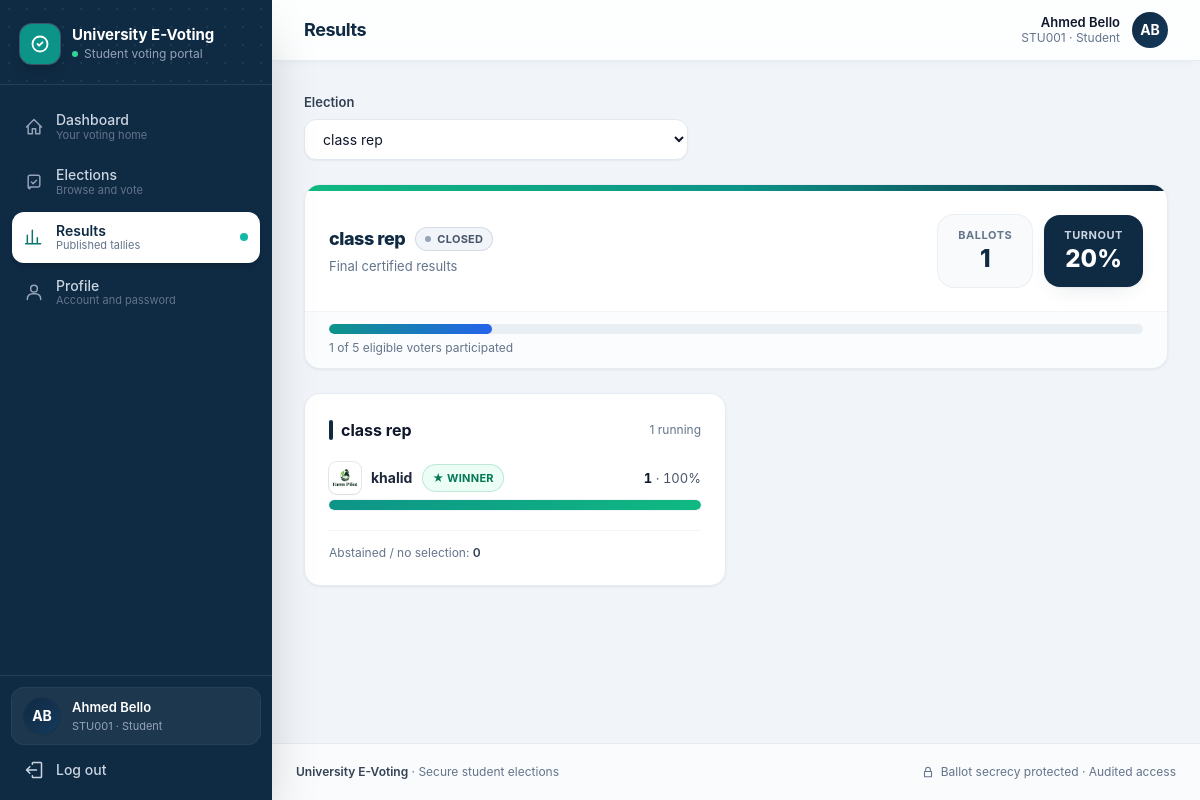
Page /student/results.php (signed in) on the committed database.
### tables this page shows
CREATE TABLE settings (
        name TEXT PRIMARY KEY,
        val TEXT NOT NULL
    );

CREATE TABLE users (
        id INTEGER PRIMARY KEY AUTOINCREMENT,
        student_id TEXT NOT NULL UNIQUE,
        name TEXT NOT NULL,
        email TEXT,
        department TEXT,
        password TEXT NOT NULL,
        role TEXT NOT NULL DEFAULT 'student' CHECK (role IN ('admin','student')),
        status TEXT NOT NULL DEFAULT 'active' CHECK (status IN ('active','inactive')),
        created_at TEXT NOT NULL
    );

CREATE TABLE elections (
        id INTEGER PRIMARY KEY AUTOINCREMENT,
        title TEXT NOT NULL,
        description TEXT,
        start_time TEXT NOT NULL,
        end_time TEXT NOT NULL,
        status TEXT NOT NULL DEFAULT 'DRAFT' CHECK (status IN ('DRAFT','UPCOMING','OPEN','CLOSED')),
        created_at TEXT NOT NULL
    );

CREATE TABLE positions (
        id INTEGER PRIMARY KEY AUTOINCREMENT,
        election_id INTEGER NOT NULL REFERENCES elections(id) ON DELETE CASCADE,
        name TEXT NOT NULL,
        description TEXT
    );

CREATE TABLE candidates (
        id INTEGER PRIMARY KEY AUTOINCREMENT,
        position_id INTEGER NOT NULL REFERENCES positions(id) ON DELETE CASCADE,
        name TEXT NOT NULL,
        student_id TEXT,
        department TEXT,
        faculty TEXT,
        photo TEXT,
        bio TEXT,
        status TEXT NOT NULL DEFAULT 'active' CHECK (status IN ('active','withdrawn'))
    );

### student/results.php (the view, shortened to what the rows shown need)
<?php
require __DIR__ . '/../includes/layout.php';
$u = require_login('student');
$list = student_result_elections();
$id = (int) ($_GET['election'] ?? ($list[0]['id'] ?? 0));
$el = null;
foreach ($list as $x) { if ((int) $x['id'] === $id) $el = $x; }
layout_start('Results', 'results');
if (!$list): ?>
  <div class="card p-8 text-center">
    <p class="font-medium">No results to show yet.</p>
    <p class="mt-1 text-sm text-slate-500">Results are published after an election closes.</p>
  </div>
<?php else: ?>
  <?php if ($el): render_results($el); else: ?>
    <div class="card p-8 text-center text-sm text-slate-500">Results for that election are not available.</div>
  <?php endif;
endif;
layout_end();

### includes/layout.php (shortened to what the rows shown need)
<?php
require_once __DIR__ . '/bootstrap.php';
require_once __DIR__ . '/voting.php';
require_once __DIR__ . '/results.php';
function icon(string $n, string $c = 'h-5 w-5'): string
{
    static $p = [
        'home' => 'M3 12l9-9 9 9M5 10v10h5v-6h4v6h5V10',
        'calendar' => 'M8 3v4m8-4v4M4 10h16M5 5h14a1 1 0 011 1v14a1 1 0 01-1 1H5a1 1 0 01-1-1V6a1 1 0 011-1z',
        'briefcase' => 'M4 8h16v11H4zM9 8V5h6v3M4 13h16',
        'id' => 'M3 5h18v14H3zM7 10h4M7 14h3M15 10h2M15 14h2',
        'users' => 'M16 19v-1a4 4 0 00-4-4H8a4 4 0 00-4 4v1M10 11a3.5 3.5 0 100-7 3.5 3.5 0 000 7zM20 19v-1a4 4 0 00-3-3.9M16 4.2a3.5 3.5 0 010 6.6',
        'user' => 'M12 12a4 4 0 100-8 4 4 0 000 8zM4 21v-1a6 6 0 016-6h4a6 6 0 016 6v1',
        'chart' => 'M4 20V10m6 10V4m6 16v-7m4 7H2',
        'shield' => 'M12 3l8 3v6c0 5-3.5 8-8 9-4.5-1-8-4-8-9V6l8-3zM9 12l2 2 4-4',
        'cog' => 'M4 6h10M18 6h2M4 12h4M12 12h8M4 18h12M20 18h0M14 4v4M8 10v4M16 16v4',
        'logout' => 'M15 12H3m0 0l4-4m-4 4l4 4M10 5V4a1 1 0 011-1h9a1 1 0 011 1v16a1 1 0 01-1 1h-9a1 1 0 01-1-1v-1',
        'check' => 'M9 12l2 2 4-4M21 12a9 9 0 11-18 0 9 9 0 0118 0z',
        'lock' => 'M6 11h12v9H6zM8 11V8a4 4 0 118 0v3',
        'menu' => 'M4 6h16M4 12h16M4 18h16',
        'vote' => 'M9 12l2 2 4-4m-8 8h10a2 2 0 002-2V6a2 2 0 00-2-2H7a2 2 0 00-2 2v12a2 2 0 002 2z',
        'spark' => 'M12 3l1.9 4.6L18.5 9.5l-4.6 1.9L12 16l-1.9-4.6L5.5 9.5l4.6-1.9L12 3zM19 15l.9 2.1L22 18l-2.1.9L19 21l-.9-2.1L16 18l2.1-.9L19 15z',
        'clock' => 'M12 21a9 9 0 100-18 9 9 0 000 18zM12 7v5l3 2',
        'alert' => 'M12 9v4m0 4h.01M10.3 3.9L1.8 18a2 2 0 001.7 3h17a2 2 0 001.7-3L13.7 3.9a2 2 0 00-3.4 0z',
        'info' => 'M12 22a10 10 0 100-20 10 10 0 000 20zM12 16v-4m0-4h.01',
    ];
    return '<svg class="' . $c . '" fill="none" viewBox="0 0 24 24" stroke="currentColor" stroke-width="1.8" stroke-linecap="round" stroke-linejoin="round" aria-hidden="true"><path d="' . ($p[$n] ?? '') . '"/></svg>';
}
function nav_items(string $role): array
{
    return [
        ['student/dashboard.php', 'Dashboard', 'home', 'dashboard', 'Your voting home'],
        ['student/election.php', 'Elections', 'vote', 'elections', 'Browse and vote'],
        ['student/results.php', 'Results', 'chart', 'results', 'Published tallies'],
        ['student/profile.php', 'Profile', 'user', 'profile', 'Account and password'],
    ];
}
function avatar(string $name, ?string $photo, string $size = 'h-12 w-12'): string
{
    if ($photo) {
        return '<img src="' . e(url('uploads/' . $photo)) . '" alt="" loading="lazy" class="' . $size . ' shrink-0 rounded-2xl object-cover ring-1 ring-slate-900/10 shadow-sm">';
    }
    $ini = '';
    foreach (array_slice(preg_split('/\s+/', trim($name)), 0, 2) as $w) {
        $ini .= strtoupper(substr($w, 0, 1));
    }
    return '<span class="' . $size . ' inline-flex shrink-0 items-center justify-center rounded-2xl bg-gradient-to-br from-navy to-navy-light text-sm font-bold text-white shadow-sm ring-1 ring-navy-dark/20">' . e($ini ?: '•') . '</span>';
}
function layout_start(string $title, string $active = '', string $subtitle = ''): void
{
    $u = current_user();
    $inst = setting('institution_name', 'University E-Voting');
    $items = $u ? nav_items($u['role']) : [];
    ?><!DOCTYPE html>
<html lang="en" class="h-full">
<head>
<link rel="stylesheet" href="<?= e(url('assets/css/app.css')) ?>">
</head>
<body class="h-full font-sans text-slate-800 antialiased">
<div class="min-h-full lg:flex">
  <aside id="sidebar" class="fixed inset-y-0 left-0 z-40 flex w-[17rem] -translate-x-full flex-col bg-navy text-slate-300 shadow-2xl transition-transform duration-200 print:hidden lg:sticky lg:top-0 lg:h-screen lg:translate-x-0 lg:shrink-0">
    <div class="relative overflow-hidden border-b border-white/10 px-5 pb-5 pt-6">
      <div class="relative flex items-center gap-3">
        <div class="min-w-0">
          <p class="truncate text-[15px] font-bold leading-tight text-white"><?= e($inst) ?></p>
          <p class="mt-0.5 flex items-center gap-1.5 text-xs text-slate-400"><span class="inline-block h-1.5 w-1.5 rounded-full bg-emerald-400"></span><?= $u && $u['role'] === 'admin' ? 'Election administration' : 'Student voting portal' ?></p>
        </div>
      </div>
    </div>
      <?php foreach ($items as [$href, $label, $ic, $key, $desc]): $on = $active === $key; ?>
          <span class="<?= $on ? 'text-teal-700' : 'text-slate-400 group-hover:text-slate-200' ?>"><?= icon($ic) ?></span>
      <?php endforeach; ?>
    <?php if ($u): ?>
    <div class="border-t border-white/10 p-3">
      <div class="mb-2 flex items-center gap-3 rounded-xl bg-white/[.06] px-3 py-2.5 ring-1 ring-white/10">
        <?= avatar($u['name'], null, 'h-9 w-9 !rounded-full') ?>
        <div class="min-w-0 flex-1">
          <p class="truncate text-[13px] font-semibold text-white"><?= e($u['name']) ?></p>
          <p class="truncate text-[11px] text-slate-400"><?= e($u['student_id']) ?> · <?= $u['role'] === 'admin' ? 'Admin' : 'Student' ?></p>
        </div>
      </div>
      <form method="post" action="<?= e(url('logout.php')) ?>">
        <button type="submit" class="flex w-full items-center gap-3 rounded-xl px-3 py-2 text-sm font-medium text-slate-300 transition hover:bg-white/[.07] hover:text-white"><?= icon('logout') ?>Log out</button>
      </form>
    </div>
    <?php endif; ?>
  </aside>
  <div class="flex min-w-0 flex-1 flex-col">
    <header class="sticky top-0 z-20 border-b border-slate-200/80 bg-white/85 px-4 py-3 shadow-[0_1px_12px_-6px_rgb(15_42_67/.15)] backdrop-blur-md print:hidden sm:px-6 lg:px-8">
      <div class="mx-auto flex w-full max-w-6xl items-center gap-3">
        <div class="min-w-0">
          <h1 class="truncate text-[17px] font-bold tracking-tight text-navy sm:text-lg"><?= e($title) ?></h1>
        </div>
        <?php if ($u): ?>
          <div class="ml-auto flex items-center gap-3">
            <div class="hidden text-right sm:block">
              <p class="text-[13px] font-semibold leading-tight text-slate-900"><?= e($u['name']) ?></p>
              <p class="text-xs text-slate-500"><?= e($u['student_id']) ?> · <?= $u['role'] === 'admin' ? 'Administrator' : 'Student' ?></p>
            </div>
            <?= avatar($u['name'], null, 'h-9 w-9 !rounded-full ring-2 ring-white shadow') ?>
          </div>
        <?php endif; ?>
      </div>
    </header>
    <main class="mx-auto w-full max-w-6xl flex-1 p-4 sm:p-6 lg:p-8">
<?php
}
function layout_end(): void
{
    ?>
    </main>
    <footer class="border-t border-slate-200/80 bg-white/60 px-6 py-5 print:hidden">
      <div class="mx-auto flex w-full max-w-6xl flex-col items-center justify-between gap-2 text-xs text-slate-500 sm:flex-row">
        <p><span class="font-semibold text-slate-700"><?= e(setting('institution_name', 'University E-Voting')) ?></span> · Secure student elections</p>
      </div>
    </footer>
  </div>
</div>
</body>
</html>
<?php
}

### includes/results.php (shortened to what the rows shown need)
<?php
function election_results(int $eid): array
{
    $ballots = (int) db_val('SELECT COUNT(*) FROM ballots WHERE election_id = ?', [$eid]);
    $out = [];
    foreach (db_all('SELECT * FROM positions WHERE election_id = ? ORDER BY id', [$eid]) as $p) {
        $cands = db_all(
            "SELECT c.id, c.name, c.department, c.photo,
                    (SELECT COUNT(*) FROM votes v WHERE v.candidate_id = c.id) AS votes
             FROM candidates c WHERE c.position_id = ? AND c.status = 'active'
             ORDER BY votes DESC, c.name",
            [$p['id']]
        );
        $sum = array_sum(array_map('intval', array_column($cands, 'votes')));
        $max = $cands ? (int) $cands[0]['votes'] : 0;
        $leaders = $max > 0 ? count(array_filter($cands, fn($c) => (int) $c['votes'] === $max)) : 0;
        $out[] = ['position' => $p, 'candidates' => $cands, 'max' => $max, 'leaders' => $leaders, 'abstain' => max(0, $ballots - $sum)];
    }
    return ['ballots' => $ballots, 'positions' => $out];
}
function student_result_elections(): array
{
    $where = setting('results_visibility', 'after_close') === 'always' ? "status IN ('OPEN','CLOSED')" : "status = 'CLOSED'";
    return db_all("SELECT * FROM elections WHERE $where ORDER BY end_time DESC");
}
function render_results(array $el): void
{
    $r = election_results((int) $el['id']);
    $final = $el['status'] === 'CLOSED';
    $eligible = (int) db_val("SELECT COUNT(*) FROM users WHERE role='student' AND status='active'");
    $turnout = $eligible ? round($r['ballots'] / $eligible * 100, 1) : 0;
    ?>
<div class="card animate-fade-up mb-6 overflow-hidden">
  <div class="h-1.5 bg-gradient-to-r <?= $final ? 'from-emerald-500 via-teal-600 to-navy' : 'from-amber-400 via-amber-500 to-orange-500' ?>"></div>
  <div class="flex flex-wrap items-center justify-between gap-4 p-5 sm:p-6">
    <div class="min-w-0">
      <div class="flex items-center gap-2.5">
        <h2 class="truncate text-lg font-extrabold tracking-tight text-navy"><?= e($el['title']) ?></h2>
        <?= status_badge($el['status']) ?>
      </div>
      <p class="mt-1 flex items-center gap-1.5 text-[13px] text-slate-500"><?= $final ? 'Final certified results' : 'Provisional tally — voting is still open' ?></p>
    </div>
    <div class="flex items-center gap-3">
      <div class="rounded-2xl bg-slate-50 px-5 py-3 text-center ring-1 ring-slate-200/70"><p class="text-[11px] font-bold uppercase tracking-wider text-slate-500">Ballots</p><p class="text-2xl font-extrabold text-navy"><?= number_format((int) $r['ballots']) ?></p></div>
      <div class="rounded-2xl bg-navy px-5 py-3 text-center text-white shadow-soft"><p class="text-[11px] font-bold uppercase tracking-wider text-slate-300">Turnout</p><p class="text-2xl font-extrabold"><?= e($turnout) ?>%</p></div>
    </div>
  </div>
  <div class="border-t border-slate-100 bg-slate-50/60 px-5 py-3 sm:px-6">
    <div class="h-2.5 overflow-hidden rounded-full bg-slate-200/70"><div class="h-full animate-[grow-bar_.8s_ease-out_both] rounded-full bg-gradient-to-r from-teal-600 to-blue-600" style="width: <?= e(min(100, $turnout)) ?>%"></div></div>
    <p class="mt-1.5 text-xs text-slate-500"><?= number_format((int) $r['ballots']) ?> of <?= number_format($eligible) ?> eligible voters participated</p>
  </div>
</div>
<div class="grid items-start gap-5 lg:grid-cols-2">
<?php foreach ($r['positions'] as $blk): ?>
  <section class="card animate-fade-up p-5 sm:p-6">
    <div class="mb-5 flex items-center justify-between gap-3">
      <h3 class="flex items-center gap-2 font-bold text-slate-900"><span class="h-5 w-1 rounded-full bg-navy"></span><?= e($blk['position']['name']) ?></h3>
      <span class="text-xs text-slate-500"><?= count($blk['candidates']) ?> running</span>
    </div>
    <div class="space-y-5">
    <?php foreach ($blk['candidates'] as $c):
        $v = (int) $c['votes'];
        $pct = $r['ballots'] ? $v / $r['ballots'] * 100 : 0;
        $lead = $blk['max'] > 0 && $v === $blk['max'];
        ?>
      <div>
        <div class="mb-1.5 flex items-center justify-between gap-2 text-sm">
          <span class="flex min-w-0 items-center gap-2.5">
            <?= avatar($c['name'], $c['photo'] ?? null, 'h-8 w-8 !rounded-lg text-[11px]') ?>
            <span class="truncate font-bold text-slate-800"><?= e($c['name']) ?></span>
            <?php if ($lead): ?>
              <span class="badge <?= $blk['leaders'] > 1 ? 'bg-amber-50 text-amber-800 ring-amber-600/25' : 'bg-emerald-50 text-emerald-700 ring-emerald-600/20' ?>">
                <?= $blk['leaders'] > 1 ? 'Tied' : ($final ? '★ Winner' : 'Leading') ?>
              </span>
            <?php endif; ?>
          </span>
          <span class="shrink-0 text-[13px] tabular-nums text-slate-600"><span class="font-bold text-slate-900"><?= $v ?></span> · <?= e(round($pct, 1)) ?>%</span>
        </div>
        <div class="h-2.5 overflow-hidden rounded-full bg-slate-100 ring-1 ring-slate-200/50">
          <div class="h-full animate-[grow-bar_.8s_ease-out_both] rounded-full <?= $lead ? 'bg-gradient-to-r from-teal-600 to-emerald-500' : 'bg-gradient-to-r from-blue-600 to-blue-500' ?>" style="width: <?= e(round($pct, 1)) ?>%"></div>
        </div>
      </div>
    <?php endforeach; ?>
    </div>
    <p class="mt-5 border-t border-slate-100 pt-3.5 text-xs text-slate-500">Abstained / no selection: <span class="font-semibold text-slate-700"><?= (int) $blk['abstain'] ?></span></p>
  </section>
<?php endforeach; ?>
</div>
<?php
}

### includes/bootstrap.php (shortened to what the rows shown need)
<?php
require_once __DIR__ . '/db.php';
function e($v): string { return htmlspecialchars((string) $v, ENT_QUOTES | ENT_SUBSTITUTE, 'UTF-8'); }
function url(string $path = ''): string { return BASE_URL . '/' . ltrim($path, '/'); }
function setting(string $name, string $default = ''): string
{
    $v = db_val('SELECT val FROM settings WHERE name = ?', [$name]);
    return $v === false ? $default : (string) $v;
}
function current_user(): ?array
{
    static $loaded = false, $user = null;
    if (!$loaded) {
        $loaded = true;
        $user = db_one('SELECT id,student_id,name,email,department,role,status FROM users WHERE id = ?', [$_SESSION['uid']]);
    }
    return $user;
}
function require_login(?string $role = null): array
{
    $u = current_user();
    return $u;
}
    ?><!DOCTYPE html>
</div></body></html><?php
function status_badge(string $s): string
{
    $map = [
        'OPEN' => 'bg-emerald-50 text-emerald-700 ring-emerald-600/20', 'CLOSED' => 'bg-slate-100 text-slate-600 ring-slate-500/20',
        'UPCOMING' => 'bg-amber-50 text-amber-800 ring-amber-600/25', 'DRAFT' => 'bg-slate-100 text-slate-500 ring-slate-500/15',
        'active' => 'bg-emerald-50 text-emerald-700 ring-emerald-600/20', 'inactive' => 'bg-red-50 text-red-700 ring-red-600/20',
        'withdrawn' => 'bg-amber-50 text-amber-800 ring-amber-600/25',
    ];
    $dot = [
        'OPEN' => 'bg-emerald-500', 'active' => 'bg-emerald-500',
        'UPCOMING' => 'bg-amber-500', 'withdrawn' => 'bg-amber-500',
        'CLOSED' => 'bg-slate-400', 'DRAFT' => 'bg-slate-400', 'inactive' => 'bg-red-500',
    ][$s] ?? 'bg-slate-400';
    return '<span class="badge ' . ($map[$s] ?? 'bg-slate-100 text-slate-600 ring-slate-500/15') . '"><span class="h-1.5 w-1.5 rounded-full ' . $dot . '"></span>' . e(strtoupper($s)) . '</span>';
}

### rows in the picture
settings: val "University E-Voting"
users: name "Ahmed Bello", student "STU001"
elections: title "class rep", status "CLOSED"
positions: name "class rep"
candidates: photo (picture), name "khalid", pct "100"

### other values in the picture
$label "Dashboard"
$desc "Your voting home"
$label "Elections"
$desc "Browse and vote"
$label "Results"
$desc "Published tallies"
$label "Profile"
$desc "Account and password"
$ini ?: '•' "AB AB"
$title "Results"
$r['ballots'] "1"
$turnout "20"
$eligible "5"
count($blk['candidates']) "1"
$blk['abstain'] "0"
